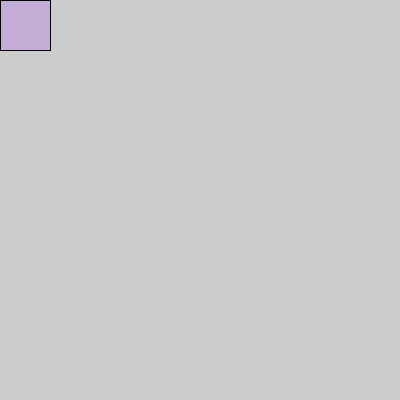
Frame 1 (no input)
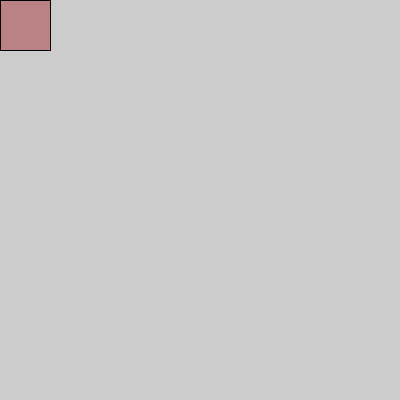
Frame 60 (the mouse pressed at the canvas centre just before this capture)
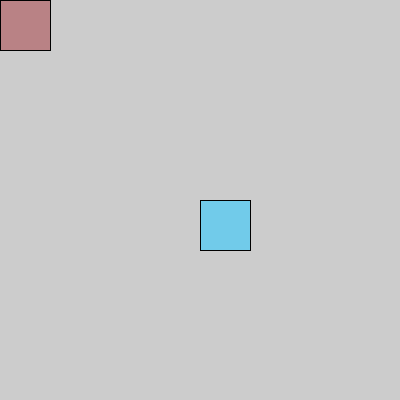
Frame 120 (the mouse held since frame 60 and released just before this capture)

The Processing sketch that drew these frames (run headless with seeded random() and noise(); from frame 60 on, the mouse is pressed at the canvas centre):

// Processing sketch: codingproject
// ── codingproject.pde
//Annaleigh Gedney
//Coding Project #1

void setup()
{
  size(400, 400);
  smooth();
}

void dot (float x, float y, float diameter, float r, float g, float b, float a)
{
  fill(r, g, b, a);
  rect(x, y, diameter, diameter);
}

void randomDot()
{
  dot(mouseX, mouseY, 50, random(255), random(255), random(255), random(255));
}

void draw()
{
  randomDot();
}  

void mousePressed()
{
  background(random(0,255));
}
